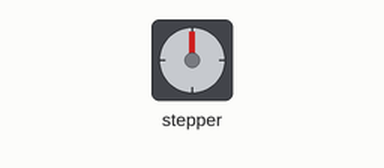
A sketch run on a simulated Arduino Uno, built with avr-gcc and run on an emulated ATmega328P. On the bench: stepper motor. Wiring (inferred from the names in the program): stepper motor driver (200 steps per turn assumed): step pin 4; direction pin 3; enable pin 5.

Above: at 0.05 s.
At 1.6 s:
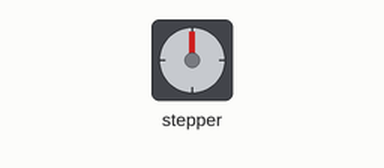
At 3.4 s:
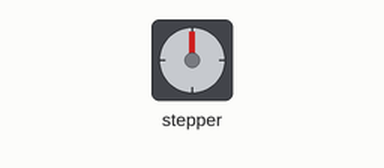
At 6.8 s:
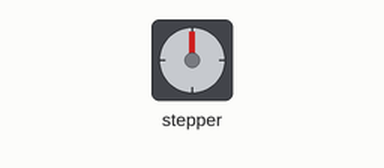
Timing chart, 0 to 8.8 s (numbered marks = the images above):
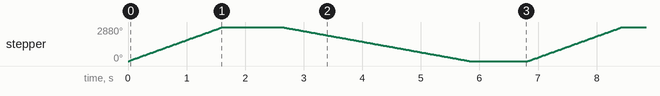

The sketch:

code1.ino
```cpp
// defines pins numbers


const int dirPin  = 3;

const int stepPin = 4;

const int enPin   = 5;

void setup() {


  // Sets the two pins as Outputs

  pinMode(stepPin,OUTPUT);

  pinMode(dirPin,OUTPUT);


  pinMode(enPin,OUTPUT);

  digitalWrite(enPin,LOW);


}

void loop() {


  digitalWrite(dirPin,HIGH); // Enables the motor to move in a particular direction

  // Makes 200 pulses for making one full cycle rotation

  for(int x = 0; x < 1600; x++) {

    digitalWrite(stepPin,HIGH);

    delayMicroseconds(500);

    digitalWrite(stepPin,LOW);

    delayMicroseconds(500);

  }

  delay(1000); // One second delay


  digitalWrite(dirPin,LOW); //Changes the rotations direction

  // Makes 400 pulses for making two full cycle rotation

  for(int x = 0; x < 1600; x++) {

    digitalWrite(stepPin,HIGH);

    delayMicroseconds(1000);

    digitalWrite(stepPin,LOW);

    delayMicroseconds(1000);

  }

  delay(1000);


}
```

Measured:
- by itself, stepper: turns 2880° clockwise in 1.6 s, then 2880° counter-clockwise in 3.2 s, repeating every 6.8 s
